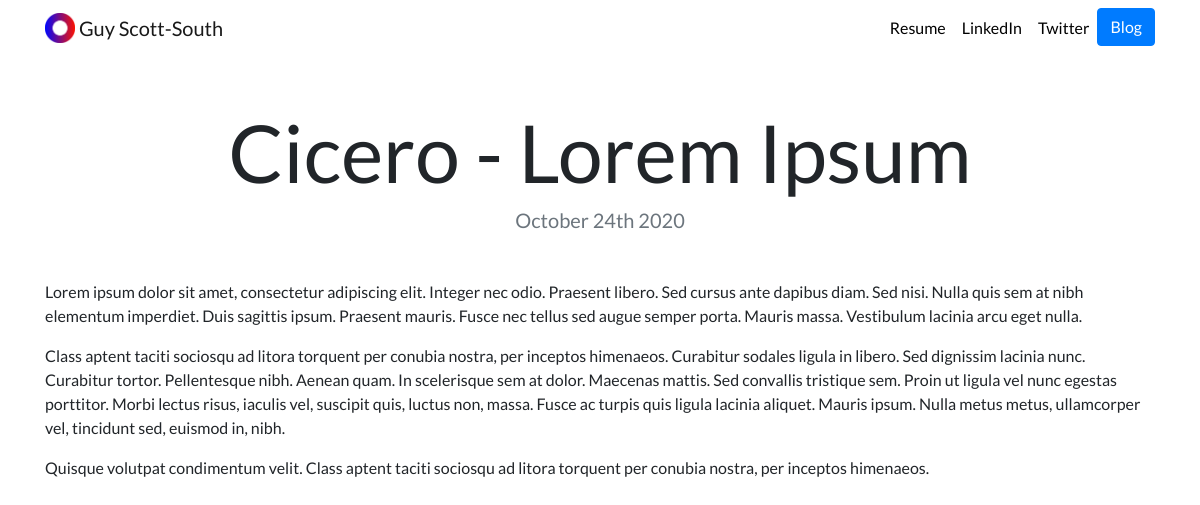
/blog/5/, run on the app's committed database.
### blog/models.py (models this page shows, shortened)
class Blog(models.Model):
    title = models.CharField(max_length=100)
    date = models.DateField(auto_now_add=True)
    description = models.TextField(max_length=1000)

### blog/views.py (the view)
# urls.py: path('<int:blog_id>/', views.detail, name='detail'),
def detail(request, blog_id):
    blog = get_object_or_404(Blog, pk=blog_id)
    return render(request, 'blog/detail.html', {'blog':blog})

### blog/templates/blog/detail.html
{% extends "portfolio/base.html" %}
{% load static %}
{% block content %}
<h1 class="text-center mt-5" id="blogdetailtitle">{{ blog.title }}</h1>
<h5 class="text-center text-muted mb-5">{{ blog.date|date:'F jS Y' }}</h5>
{{ blog.description|safe }}
{% endblock %}

### portfolio/static/portfolio/custom.css (style rules this page uses)
body { font-family: 'Lato', sans-serif; }
@media (min-width: 992px) { #blogdetailtitle { font-size: 5rem; } }

### data on the page
Blog: title "Cicero - Lorem Ipsum", date "October 24th 2020", description "Lorem ipsum dolor sit amet, consectetur adipiscing elit. Integer nec odio. Praesent libero. Sed cursus ante dapibus diam. Sed nisi. Nulla quis sem at nibh elementum imperdiet. Duis sagittis ipsum. Praesent mauris. Fusce nec tellus sed augue semper porta. Mauris massa. Vestibulum lacinia arcu eget nulla. Class aptent taciti sociosqu ad litora torquent per conubia nostra, per inceptos himenaeos. Curabitur sodales ligula in libero. Sed dignissim lacinia nunc. Curabitur tortor. Pellentesque nibh. Aenean quam. In scelerisque sem at dolor. Maecenas mattis. Sed convallis tristique sem. Proin ut ligula vel nunc egestas porttitor. Morbi lectus risus, iaculis vel, suscipit quis, luctus non, massa.…"
